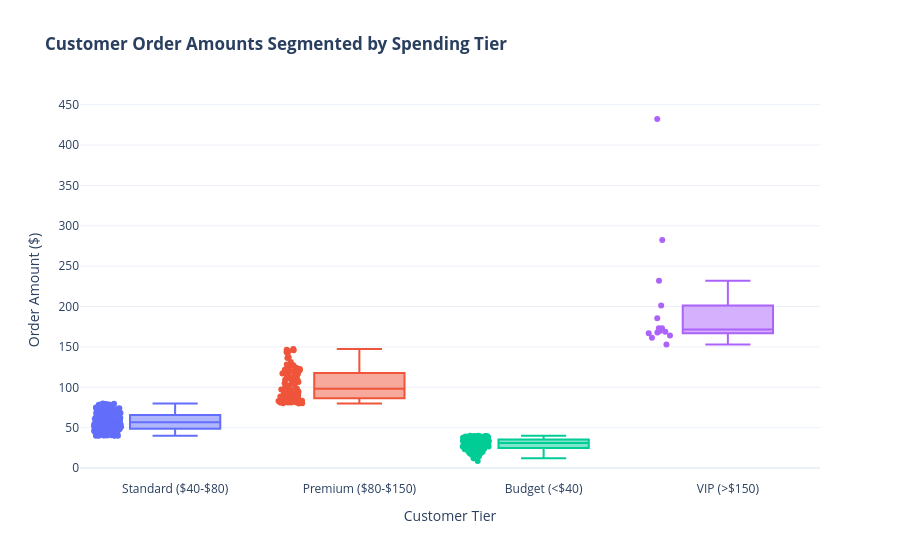

The notebook cell saved with this chart:
### Markdown cell above
## 11. Challenge Activity

**Customer Spending Segmentation:**  
A common analytical practice is segmenting a continuous distribution into actionable commercial tiers.

1. Create a new column called `tier` based on spending:
   - **`"Budget"`**: Under $40
   - **`"Standard"`**: $40 to $80
   - **`"Premium"`**: $80 to $150
   - **`"VIP"`**: Over $150
2. Create an interactive Plotly boxplot showing `order_amount` grouped by `tier`.
3. Write two business insights on how marketing can tailor promotions to each tier.

### Code cell
# Challenge Activity: Tier segmentation and boxplot
# Define tier bins and labels
bins = [0, 40, 80, 150, np.inf]
labels = ["Budget (<$40)", "Standard ($40-$80)", "Premium ($80-$150)", "VIP (>$150)"]
df["tier"] = pd.cut(df["order_amount"], bins=bins, labels=labels)

# Plot interactive boxplot by tier
fig_tiers = px.box(
    df,
    x="tier",
    y="order_amount",
    color="tier",
    points="all", # Show individual jittered points
    title="<b>Customer Order Amounts Segmented by Spending Tier</b>",
    labels={"tier": "Customer Tier", "order_amount": "Order Amount ($)"}
)
fig_tiers.update_layout(template="plotly_white", showlegend=False)
fig_tiers.show()

# Print counts by tier
print(df["tier"].value_counts().sort_index())

### Figure 1 — Plotly figure (JSON) as saved in the notebook; plotly's stock layout.template omitted (floating-point values rounded to 4 significant figures; data arrays with more than 128 entries replaced by an {"elided": "..."} marker saying what was removed)
{"data": [{"alignmentgroup": "True", "boxpoints": "all", "hovertemplate": "Customer Tier=%{x}<br>Order Amount ($)=%{y}<extra></extra>", "legendgroup": "Standard ($40-$80)", "marker": {"color": "#636efa"}, "name": "Standard ($40-$80)", "notched": false, "offsetgroup": "Standard ($40-$80)", "orientation": "v", "showlegend": true, "type": "box", "x": {"elided": "232 str values"}, "x0": " ", "xaxis": "x", "y": {"elided": "232 float values"}, "y0": " ", "yaxis": "y"}, {"alignmentgroup": "True", "boxpoints": "all", "hovertemplate": "Customer Tier=%{x}<br>Order Amount ($)=%{y}<extra></extra>", "legendgroup": "Premium ($80-$150)", "marker": {"color": "#EF553B"}, "name": "Premium ($80-$150)", "notched": false, "offsetgroup": "Premium ($80-$150)", "orientation": "v", "showlegend": true, "type": "box", "x": ["Premium ($80-$150)", "Premium ($80-$150)", "Premium ($80-$150)", "Premium ($80-$150)", "Premium ($80-$150)", "Premium ($80-$150)", "Premium ($80-$150)", "Premium ($80-$150)", "Premium ($80-$150)", "Premium ($80-$150)", "Premium ($80-$150)", "Premium ($80-$150)", "Premium ($80-$150)", "Premium ($80-$150)", "Premium ($80-$150)", "Premium ($80-$150)", "Premium ($80-$150)", "Premium ($80-$150)", "Premium ($80-$150)", "Premium ($80-$150)", "Premium ($80-$150)", "Premium ($80-$150)", "Premium ($80-$150)", "Premium ($80-$150)", "Premium ($80-$150)", "Premium ($80-$150)", "Premium ($80-$150)", "Premium ($80-$150)", "Premium ($80-$150)", "Premium ($80-$150)", "Premium ($80-$150)", "Premium ($80-$150)", "Premium ($80-$150)", "Premium ($80-$150)", "Premium ($80-$150)", "Premium ($80-$150)", "Premium ($80-$150)", "Premium ($80-$150)", "Premium ($80-$150)", "Premium ($80-$150)", "Premium ($80-$150)", "Premium ($80-$150)", "Premium ($80-$150)", "Premium ($80-$150)", "Premium ($80-$150)", "Premium ($80-$150)", "Premium ($80-$150)", "Premium ($80-$150)", "Premium ($80-$150)", "Premium ($80-$150)", "Premium ($80-$150)", "Premium ($80-$150)", "Premium ($80-$150)", "Premium ($80-$150)", "Premium ($80-$150)", "Premium ($80-$150)", "Premium ($80-$150)", "Premium ($80-$150)", "Premium ($80-$150)", "Premium ($80-$150)", "Premium ($80-$150)", "Premium ($80-$150)", "Premium ($80-$150)", "Premium ($80-$150)", "Premium ($80-$150)", "Premium ($80-$150)", "Premium ($80-$150)", "Premium ($80-$150)", "Premium ($80-$150)", "Premium ($80-$150)", "Premium ($80-$150)", "Premium ($80-$150)", "Premium ($80-$150)", "Premium ($80-$150)", "Premium ($80-$150)", "Premium ($80-$150)", "Premium ($80-$150)", "Premium ($80-$150)", "Premium ($80-$150)", "Premium ($80-$150)", "Premium ($80-$150)", "Premium ($80-$150)", "Premium ($80-$150)", "Premium ($80-$150)", "Premium ($80-$150)", "Premium ($80-$150)", "Premium ($80-$150)", "Premium ($80-$150)", "Premium ($80-$150)"], "x0": " ", "xaxis": "x", "y": [120.0, 123.8, 116.3, 143.8, 81.65, 92.89, 91.57, 86.68, 88.81, 81.2, 109.5, 90.19, 121.0, 122.8, 81.62, 117.1, 85.92, 88.48, 146.6, 97.37, 80.24, 112.3, 121.8, 81.24, 106.6, 144.9, 80.07, 98.22, 88.22, 81.62, 147.4, 81.86, 115.5, 83.18, 94.22, 92.72, 96.99, 87.77, 94.53, 83.0, 83.61, 137.1, 86.04, 91.64, 104.2, 127.5, 114.7, 98.47, 124.2, 82.87, 85.18, 81.21, 104.9, 95.04, 81.78, 81.24, 106.5, 98.2, 80.27, 88.79, 116.9, 83.24, 120.7, 115.4, 88.02, 83.91, 145.8, 87.6, 142.2, 99.35, 109.4, 102.6, 104.9, 121.9, 99.35, 136.4, 88.62, 110.2, 92.96, 118.7, 127.2, 87.82, 110.1, 128.3, 96.14, 131.4, 84.34, 117.2, 120.0], "y0": " ", "yaxis": "y"}, {"alignmentgroup": "True", "boxpoints": "all", "hovertemplate": "Customer Tier=%{x}<br>Order Amount ($)=%{y}<extra></extra>", "legendgroup": "Budget (<$40)", "marker": {"color": "#00cc96"}, "name": "Budget (<$40)", "notched": false, "offsetgroup": "Budget (<$40)", "orientation": "v", "showlegend": true, "type": "box", "x": {"elided": "165 str values"}, "x0": " ", "xaxis": "x", "y": {"elided": "165 float values"}, "y0": " ", "yaxis": "y"}, {"alignmentgroup": "True", "boxpoints": "all", "hovertemplate": "Customer Tier=%{x}<br>Order Amount ($)=%{y}<extra></extra>", "legendgroup": "VIP (>$150)", "marker": {"color": "#ab63fa"}, "name": "VIP (>$150)", "notched": false, "offsetgroup": "VIP (>$150)", "orientation": "v", "showlegend": true, "type": "box", "x": ["VIP (>$150)", "VIP (>$150)", "VIP (>$150)", "VIP (>$150)", "VIP (>$150)", "VIP (>$150)", "VIP (>$150)", "VIP (>$150)", "VIP (>$150)", "VIP (>$150)", "VIP (>$150)", "VIP (>$150)", "VIP (>$150)", "VIP (>$150)"], "x0": " ", "xaxis": "x", "y": [201.3, 173.2, 231.8, 432.2, 185.5, 168.9, 166.9, 167.9, 164.2, 169.7, 173.2, 161.3, 153.0, 282.4], "y0": " ", "yaxis": "y"}], "layout": {"boxmode": "overlay", "legend": {"title": {"text": "Customer Tier"}, "tracegroupgap": 0}, "showlegend": false, "title": {"text": "<b>Customer Order Amounts Segmented by Spending Tier</b>"}, "xaxis": {"anchor": "y", "categoryarray": ["Standard ($40-$80)", "Premium ($80-$150)", "Budget (<$40)", "VIP (>$150)"], "categoryorder": "array", "domain": [0, 1], "title": {"text": "Customer Tier"}}, "yaxis": {"anchor": "x", "domain": [0, 1], "title": {"text": "Order Amount ($)"}}}}
